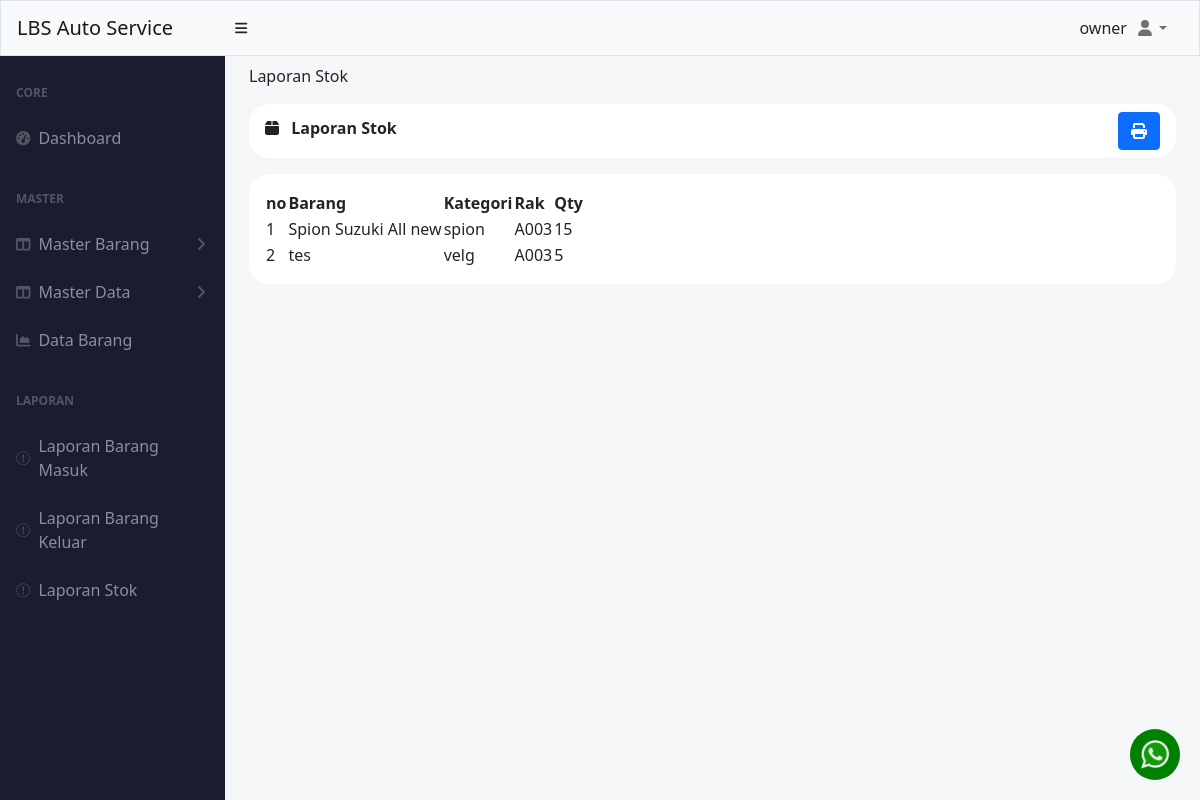
Page /index.php?laporan=stok (signed in) on the committed database.
### tables this page shows
CREATE TABLE `barang` (
  `id` int(11) NOT NULL,
  `nama` varchar(50) NOT NULL,
  `kategori_id` int(11) NOT NULL,
  `rak_id` int(11) NOT NULL,
  `qty` int(11) NOT NULL
);

CREATE TABLE `kategori` (
  `id` int(11) NOT NULL,
  `nama` varchar(50) NOT NULL
);

CREATE TABLE `rak` (
  `id` int(11) NOT NULL,
  `nama` varchar(50) NOT NULL
);

### pages/laporan/laporan_stok.php (the view)
<?php
include './koneksi.php';
$query = mysqli_query($conn, "SELECT
barang.id as id,
barang.nama as nama,
kategori.nama as kategori,
rak.nama as rak,
qty
FROM barang
INNER JOIN rak
ON barang.rak_id = rak.id
INNER JOIN kategori
ON barang.kategori_id = kategori.id");
?>
<div class="container-fluid px-4 ">
    <ol class="breadcrumb pt-2">
        <li class="breadcrumb-item ">Laporan Stok</li>
    </ol>
    <div class="mb-4">
        <div class="card-header clearfix mb-3" style="border-radius: 20px ;background-color: white; border:0px;">
            <div class="float-start pt-1">
                <i class="fa-solid fa-box"></i>
                <span class="ms-2 fw-bolder"> Laporan Stok</span>
            </div>
            <a href="pages/print/print_stok.php" class="btn btn-primary float-end">
                <i class="fa-solid fa-print"></i>
            </a>
        </div>
        <div class="p-3  bg-white " style="border-radius: 20px; ">
            <table id="datatablesSimple" style="border-color: white;">
                <thead class="">
                    <tr>
                        <th>no</th>
                        <th>Barang</th>
                        <th>Kategori</th>
                        <th>Rak</th>
                        <th>Qty</th>
                    </tr>
                </thead>
                <tbody>
                    <?php
                    $i = 1;
                    while ($data = mysqli_fetch_assoc($query)) :
                    ?>
                        <tr>
                            <td><?= $i++ ?></td>
                            <td><?= $data['nama'] ?></td>
                            <td><?= $data['kategori'] ?></td>
                            <td><?= $data['rak'] ?></td>
                            <td><?= $data['qty'] ?></td>
                        </tr>
                    <?php
                    endwhile;
                    ?>
                </tbody>
            </table>
        </div>
    </div>
</div>

### rows in the picture
barang: nama "Spion Suzuki All new", kategori.nama "spion", rak.nama "A003", qty "15"
barang: nama "tes", kategori.nama "velg", rak.nama "A003", qty "5"

### other values in the picture
$varSession['username'] "owner"
